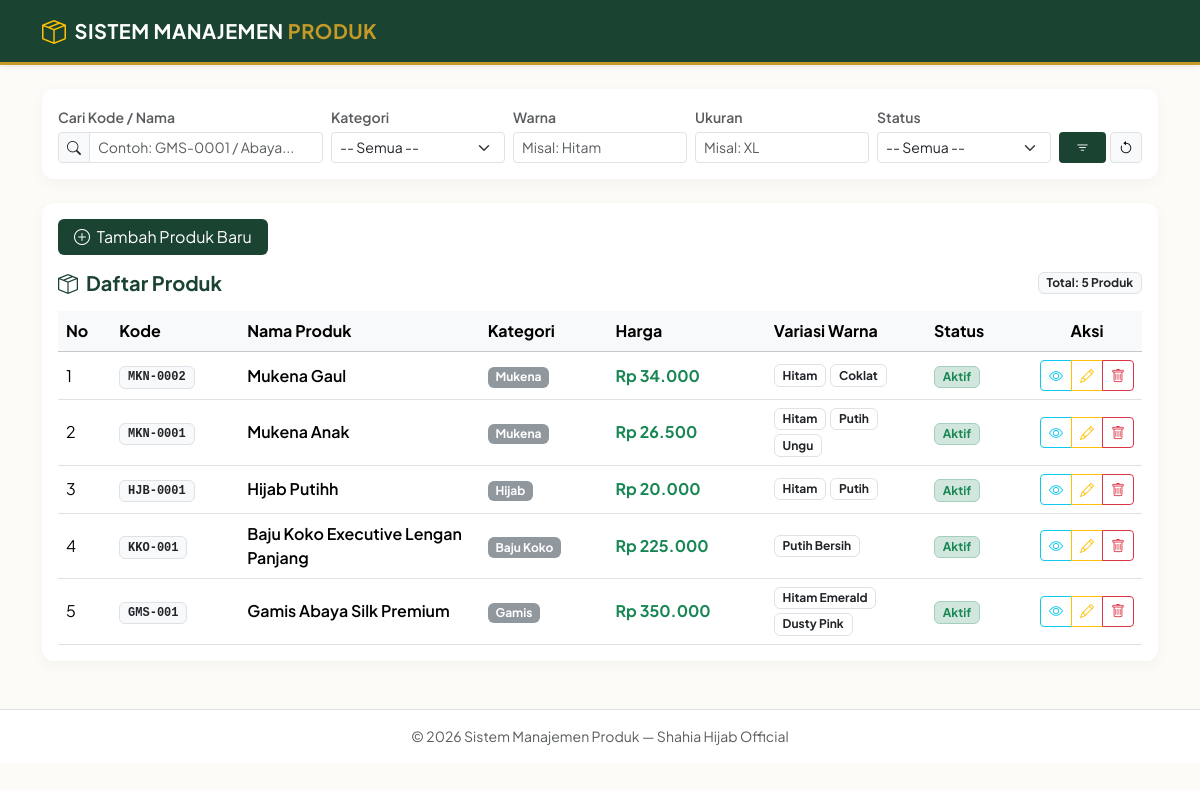
The page / on the database its author committed.
### tables this page shows
CREATE TABLE `produk` (
  `id_produk` int NOT NULL,
  `kode_produk` varchar(30) NOT NULL,
  `nama_produk` varchar(150) NOT NULL,
  `kategori_produk` varchar(50) NOT NULL,
  `harga_produk` decimal(12,2) NOT NULL DEFAULT '0.00',
  `status_produk` enum('Aktif','Tidak Aktif') NOT NULL DEFAULT 'Aktif',
  `tanggal_dibuat` datetime DEFAULT CURRENT_TIMESTAMP,
  `tanggal_diubah` datetime DEFAULT CURRENT_TIMESTAMP ON UPDATE CURRENT_TIMESTAMP
);

CREATE TABLE `variasi_warna` (
  `id_warna` int NOT NULL,
  `id_produk` int NOT NULL,
  `nama_warna` varchar(50) NOT NULL
);

### application/controllers/Produk.php (called while the page is built, shortened)
<?php
class Produk extends CI_Controller {
    public function __construct()
    {
        $this->load->model('Model_produk');
    }
    public function index()
    {
        $keyword  = $this->input->get('keyword', TRUE);
        $kategori = $this->input->get('kategori', TRUE);
        $warna    = $this->input->get('warna', TRUE);
        $ukuran   = $this->input->get('ukuran', TRUE);
        $status   = $this->input->get('status', TRUE);
        $data['judul_halaman'] = 'Daftar Produk';
        $data['produk']        = $this->Model_produk->get_produk_filtered($keyword, $kategori, $warna, $ukuran, $status);
        $data['filters'] = [
            'keyword'  => $keyword,
            'kategori' => $kategori,
            'warna'    => $warna,
            'ukuran'   => $ukuran,
            'status'   => $status
        ];
        $this->load->view('templat/header', $data);
        $this->load->view('produk/index', $data);
        $this->load->view('templat/footer');
    }
}

### index.php (called while the page is built, shortened)
<?php
require_once BASEPATH.'core/CodeIgniter.php';

### application/models/Model_produk.php (called while the page is built, shortened)
<?php
class Model_produk extends CI_Model {
    public function get_produk_filtered($keyword = null, $kategori = null, $warna = null, $ukuran = null, $status = null)
    {
        $this->db->select('p.*');
        $this->db->from('produk p');
        $this->db->join('variasi_warna w', 'w.id_produk = p.id_produk', 'left');
        $this->db->join('variasi_ukuran u', 'u.id_warna = w.id_warna', 'left');
        $this->db->group_by('p.id_produk');
        $this->db->order_by('p.id_produk', 'DESC');
        $query = $this->db->get();
        $produk = $query->result_array();
        foreach ($produk as &$p) {
            $p['variasi'] = $this->get_variasi_lengkap($p['id_produk']);
        }
        return $produk;
    }
    public function get_variasi_lengkap($id_produk)
    {
        $this->db->where('id_produk', $id_produk);
        $warna_list = $this->db->get('variasi_warna')->result_array();
        foreach ($warna_list as &$w) {
            $this->db->where('id_warna', $w['id_warna']);
        }
        return $warna_list;
    }
}

### application/views/produk/index.php (the view, shortened to what this page needs)
<div class="card card-custom p-3 bg-white mb-4">
    <form action="<?= base_url('produk'); ?>" method="GET">
        <div class="row g-2 align-items-center">
            <div class="col-md-3">
                <label class="form-label fw-semibold small text-muted mb-1">Cari Kode / Nama</label>
                <div class="input-group input-group-sm">
                    <span class="input-group-text bg-light"><i class="bi bi-search"></i></span>
                    <input type="text" name="keyword" class="form-control" placeholder="Contoh: GMS-0001 / Abaya..." value="<?= html_escape($filters['keyword']); ?>">
                </div>
            </div>
            <div class="col-md-2">
                <label class="form-label fw-semibold small text-muted mb-1">Kategori</label>
                <select name="kategori" class="form-select form-select-sm">
                    <option value="">-- Semua --</option>
                </select>
            </div>
            <div class="col-md-2">
                <label class="form-label fw-semibold small text-muted mb-1">Warna</label>
                <input type="text" name="warna" class="form-control form-control-sm" placeholder="Misal: Hitam" value="<?= html_escape($filters['warna']); ?>">
            </div>
            <div class="col-md-2">
                <label class="form-label fw-semibold small text-muted mb-1">Ukuran</label>
                <input type="text" name="ukuran" class="form-control form-control-sm" placeholder="Misal: XL" value="<?= html_escape($filters['ukuran']); ?>">
            </div>
            <div class="col-md-2">
                <label class="form-label fw-semibold small text-muted mb-1">Status</label>
                <select name="status" class="form-select form-select-sm">
                    <option value="">-- Semua --</option>
                </select>
            </div>
            <div class="col-md-1 d-flex gap-1 mt-auto pt-3 pt-md-0">
                <button type="submit" class="btn btn-utama btn-sm w-100" title="Terapkan Filter"><i class="bi bi-filter"></i></button>
                <a href="<?= base_url('produk'); ?>" class="btn btn-light border btn-sm" title="Reset Filter"><i class="bi bi-arrow-counterclockwise"></i></a>
            </div>
        </div>
    </form>
</div>
<div class="card card-custom bg-white p-3">
    <div class="d-flex justify-content-between align-items-center mb-3">
        <a href="<?= base_url('produk/tambah'); ?>" class="btn btn-utama px-3">
            <i class="bi bi-plus-circle me-1"></i> Tambah Produk Baru
        </a>
    </div>
    <div class="d-flex justify-content-between align-items-center mb-3">
        <h5 class="fw-bold mb-0" style="color: var(--warna-utama);"><i class="bi bi-box-seam me-2"></i>Daftar Produk</h5>
        <span class="badge bg-light text-dark border">Total: <?= count($produk); ?> Produk</span>
    </div>
    <div class="table-responsive">
        <table class="table table-hover align-middle mb-0">
            <thead class="table-light">
                <tr>
                    <th width="5%">No</th>
                    <th width="12%">Kode</th>
                    <th width="23%">Nama Produk</th>
                    <th width="12%">Kategori</th>
                    <th width="15%">Harga</th>
                    <th width="15%">Variasi Warna</th>
                    <th width="10%">Status</th>
                    <th width="8%" class="text-center">Aksi</th>
                </tr>
            </thead>
            <tbody>
                <?php if (empty($produk)): ?>
                    <tr>
                        <td colspan="8" class="text-center py-4 text-muted">
                            <i class="bi bi-inbox fs-2 d-block mb-2"></i>
                            Data produk tidak ditemukan.
                        </td>
                    </tr>
                <?php else: ?>
                    <?php $no = 1; foreach ($produk as $item): ?>
                        <tr>
                            <td><?= $no++; ?></td>
                            <td><span class="badge bg-light text-dark border font-monospace"><?= html_escape($item['kode_produk']); ?></span></td>
                            <td class="fw-semibold"><?= html_escape($item['nama_produk']); ?></td>
                            <td><span class="badge bg-secondary opacity-75"><?= html_escape($item['kategori_produk']); ?></span></td>
                            <td class="fw-bold text-success">Rp <?= number_format($item['harga_produk'], 0, ',', '.'); ?></td>
                            <td>
                                <?php if (!empty($item['variasi'])): ?>
                                    <div class="d-flex flex-wrap gap-1">
                                        <?php foreach ($item['variasi'] as $v): ?>
                                            <span class="badge bg-white text-dark border" title="Jumlah Ukuran: <?= count($v['ukuran']); ?>">
                                                <?= html_escape($v['nama_warna']); ?>
                                            </span>
                                        <?php endforeach; ?>
                                    </div>
                                <?php else: ?>
                                    <span class="text-muted small">-</span>
                                <?php endif; ?>
                            </td>
                            <td>
                                <?php if ($item['status_produk'] == 'Aktif'): ?>
                                    <span class="badge bg-success-subtle text-success border border-success-subtle">Aktif</span>
                                <?php else: ?>
                                    <span class="badge bg-danger-subtle text-danger border border-danger-subtle">Tidak Aktif</span>
                                <?php endif; ?>
                            </td>
                            <td class="text-center">
                                <div class="btn-group btn-group-sm" role="group">
                                    <button type="button" class="btn btn-outline-info btn-detail-modal" data-id="<?= $item['id_produk']; ?>" title="Detail Produk">
                                        <i class="bi bi-eye"></i>
                                    </button>
                                    <a href="<?= base_url('produk/edit/' . $item['id_produk']); ?>" class="btn btn-outline-warning" title="Edit Produk">
                                        <i class="bi bi-pencil"></i>
                                    </a>
                                    <button type="button" class="btn btn-outline-danger btn-hapus-modal" data-id="<?= $item['id_produk']; ?>" data-nama="<?= html_escape($item['nama_produk']); ?>" title="Hapus Produk">
                                        <i class="bi bi-trash"></i>
                                    </button>
                                </div>
                            </td>
                        </tr>
                    <?php endforeach; ?>
                <?php endif; ?>
            </tbody>
        </table>
    </div>
</div>

### application/views/templat/header.php (shortened to what this page needs)
<!DOCTYPE html>
<html lang="id">
<head>
    <link href="https://cdn.jsdelivr.net/npm/bootstrap@5.3.2/dist/css/bootstrap.min.css" rel="stylesheet">
    <link href="https://cdn.jsdelivr.net/npm/bootstrap-icons@1.11.1/font/bootstrap-icons.css" rel="stylesheet">
    <link href="<?= base_url('assets/css/style.css'); ?>" rel="stylesheet">
</head>
<body>
<nav class="navbar navbar-expand-lg navbar-dark navbar-custom mb-4 shadow-sm">
    <div class="container">
        <a class="navbar-brand d-flex align-items-center gap-2" href="<?= base_url('produk'); ?>">
            <i class="bi bi-box-seam fs-4 text-warning"></i>
            <span>SISTEM MANAJEMEN <span class="brand-accent">PRODUK</span></span>
        </a>
    </div>
</nav>
<div class="container pb-5">

### application/views/templat/footer.php (shortened to what this page needs)
</div>
<footer class="footer mt-auto py-3 bg-white border-top text-center text-muted small">
    <div class="container">
        <span>&copy; <?= date('Y'); ?> Sistem Manajemen Produk — Shahia Hijab Official</span>
    </div>
</footer>
</body>
</html>

### assets/css/style.css (style rules this page uses)
:root { --warna-utama: #1b4332; --warna-sekunder: #2d6a4f; --warna-aksen: #c59b27; --warna-bg: #fdfbf7; }
body { font-family: 'Plus Jakarta Sans', sans-serif; background-color: var(--warna-bg); color: #2b2b2b; }
.navbar-custom { background-color: var(--warna-utama); border-bottom: 3px solid var(--warna-aksen); }
.navbar-brand { font-weight: 700; letter-spacing: 0.5px; color: #ffffff !important; }
.brand-accent { color: var(--warna-aksen); }
.btn-utama { background-color: var(--warna-utama); color: #fff; border: none; }
.card-custom { border: none; border-radius: 12px; box-shadow: 0 4px 15px rgba(0,0,0,0.04); }

### rows shown on the page
produk: kode_produk "MKN-0002", nama_produk "Mukena Gaul", kategori_produk "Mukena", harga_produk "34.000", status_produk "Aktif"
variasi_warna: nama_warna "Hitam"
variasi_warna: nama_warna "Coklat"
produk: kode_produk "MKN-0001", nama_produk "Mukena Anak", kategori_produk "Mukena", harga_produk "26.500", status_produk "Aktif"
variasi_warna: nama_warna "Hitam"
variasi_warna: nama_warna "Putih"
variasi_warna: nama_warna "Ungu"
produk: kode_produk "HJB-0001", nama_produk "Hijab Putihh", kategori_produk "Hijab", harga_produk "20.000", status_produk "Aktif"
variasi_warna: nama_warna "Hitam"
variasi_warna: nama_warna "Putih"
produk: kode_produk "KKO-001", nama_produk "Baju Koko Executive Lengan Panjang", kategori_produk "Baju Koko", harga_produk "225.000", status_produk "Aktif"
variasi_warna: nama_warna "Putih Bersih"
produk: kode_produk "GMS-001", nama_produk "Gamis Abaya Silk Premium", kategori_produk "Gamis", harga_produk "350.000", status_produk "Aktif"
variasi_warna: nama_warna "Hitam Emerald"
variasi_warna: nama_warna "Dusty Pink"

### other values the page prints
count($produk) "5"
